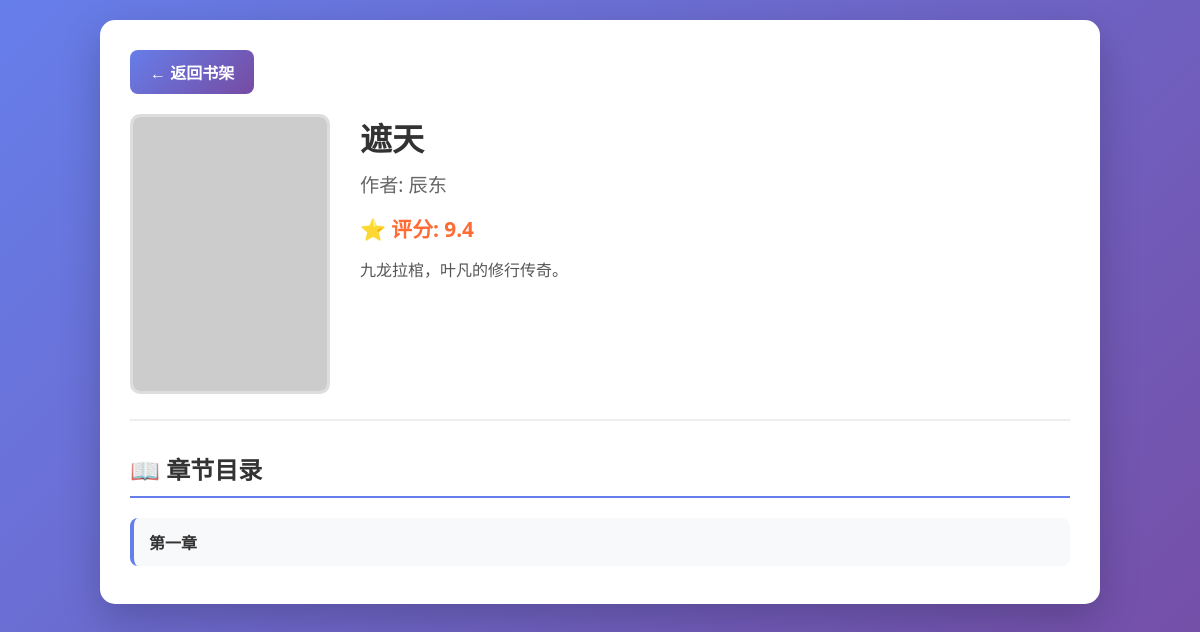
The page /novel/4 on the database its author committed.
### tables this page shows
CREATE TABLE novels (
            id INTEGER PRIMARY KEY AUTOINCREMENT,
            title TEXT NOT NULL,
            author TEXT,
            cover_url TEXT,
            description TEXT,
            rating REAL,
            source_url TEXT,
            created_at TIMESTAMP DEFAULT CURRENT_TIMESTAMP
        );

CREATE TABLE chapters (
            id INTEGER PRIMARY KEY AUTOINCREMENT,
            novel_id INTEGER,
            chapter_number INTEGER,
            title TEXT,
            content TEXT,
            created_at TIMESTAMP DEFAULT CURRENT_TIMESTAMP,
            FOREIGN KEY (novel_id) REFERENCES novels (id)
        );

### novel_reader.py (the view)
@app.route('/novel/<int:novel_id>')
def novel_detail(novel_id):
    novel = novel_manager.get_novel_by_id(novel_id)
    if not novel:
        return "小说不存在", 404
    chapters = novel_manager.get_chapters(novel_id)
    return render_template('novel_detail.html', novel=novel, chapters=chapters)

### novel_reader.py (called while the page is built)
    def get_novel_by_id(self, novel_id):
        conn = sqlite3.connect('novels.db')
        cursor = conn.cursor()
        cursor.execute('SELECT * FROM novels WHERE id = ?', (novel_id,))
        novel = cursor.fetchone()
        if novel:
            novel_dict = {
                'id': novel[0],
                'title': novel[1],
                'author': novel[2],
                'cover_url': novel[3],
                'description': novel[4],
                'rating': novel[5],
                'source_url': novel[6],
                'created_at': novel[7]
            }
        else:
            novel_dict = None
        conn.close()
        return novel_dict

    def get_chapters(self, novel_id):
        conn = sqlite3.connect('novels.db')
        cursor = conn.cursor()
        cursor.execute('''
            SELECT id, chapter_number, title FROM chapters
            WHERE novel_id = ? ORDER BY chapter_number
        ''', (novel_id,))
        chapters = cursor.fetchall()
        chapter_list = []
        for chapter in chapters:
            chapter_list.append({
                'id': chapter[0],
                'chapter_number': chapter[1],
                'title': chapter[2]
            })
        conn.close()
        return chapter_list

### templates/novel_detail.html (shortened to what this page needs)
<!DOCTYPE html>
<html lang="zh-CN">
<head>
</head>
<body>
    <div class="container">
        <a href="/" class="back-btn">← 返回书架</a>
        <div class="novel-header">
            <div class="cover-container">
                {% if novel.cover_url %}
                <img src="{{ novel.cover_url }}" alt="{{ novel.title }}" class="cover-img">
                {% endif %}
            </div>
            <div class="novel-info">
                <h1 class="novel-title">{{ novel.title }}</h1>
                <div class="novel-author">作者: {{ novel.author }}</div>
                <div class="novel-rating">⭐ 评分: {{ "%.1f"|format(novel.rating or 0) }}</div>
                <div class="novel-description">{{ novel.description }}</div>
            </div>
        </div>
        <div class="chapters-list">
            <h2 class="chapters-title">📖 章节目录</h2>
            {% for chapter in chapters %}
            <div class="chapter-item" onclick="window.location.href='/chapter/{{ chapter.id }}'">
                <div class="chapter-title">{{ chapter.title }}</div>
            </div>
            {% endfor %}
        </div>
    </div>
</body>
</html>

### templates/novel_detail.html (style rules this page uses)
* { margin: 0; padding: 0; box-sizing: border-box; }
body { font-family: 'Segoe UI', Tahoma, Geneva, Verdana, sans-serif; background: linear-gradient(135deg, #667eea, #764ba2); color: #333; min-height: 100vh; padding: 20px; }
.container { max-width: 1000px; margin: 0 auto; background: white; border-radius: 15px; padding: 30px; box-shadow: 0 15px 40px rgba(0,0,0,0.2); }
.novel-header { display: flex; gap: 30px; margin-bottom: 30px; padding-bottom: 20px; border-bottom: 2px solid #eee; }
.cover-container { flex-shrink: 0; }
.cover-img { width: 200px; height: 280px; object-fit: cover; border-radius: 10px; border: 3px solid #ddd; }
.novel-info { flex: 1; }
.novel-title { font-size: 2em; color: #333; margin-bottom: 10px; }
.novel-author { font-size: 1.2em; color: #666; margin-bottom: 15px; }
.novel-rating { font-size: 1.3em; color: #ff6b35; margin-bottom: 15px; font-weight: bold; }
.novel-description { line-height: 1.6; color: #555; margin-bottom: 20px; }
.chapters-list { margin-top: 30px; }
.chapters-title { font-size: 1.5em; color: #333; margin-bottom: 20px; border-bottom: 2px solid #667eea; padding-bottom: 10px; }
.chapter-item { padding: 12px 15px; margin: 8px 0; background: #f8f9fa; border-radius: 8px; cursor: pointer; transition: background 0.3s ease; border-left: 4px solid #667eea; }
.chapter-title { font-weight: bold; color: #333; }
.back-btn { display: inline-block; margin-bottom: 20px; padding: 10px 20px; background: linear-gradient(135deg, #667eea, #764ba2); color: white; text-decoration: none; border-radius: 8px; font-weight: bold; }

### rows shown on the page
novels: title "遮天", author "辰东", rating "9.4", description "九龙拉棺，叶凡的修行传奇。"
chapters: title "第一章"
